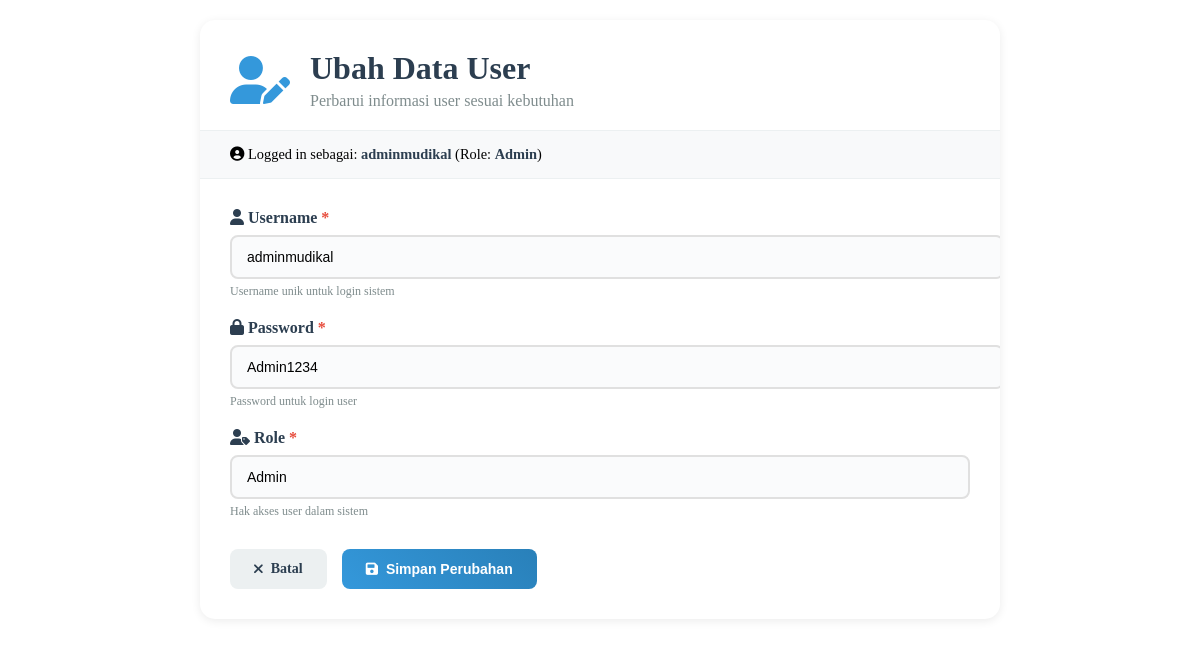
Screenshot of /PENAGATURAN/ubah.php?id=15 (signed in) with the database file from the repository.
### tables this page shows
CREATE TABLE `users` (
  `id_user` int(11) NOT NULL,
  `username` varchar(32) NOT NULL,
  `password` varchar(255) NOT NULL,
  `role` enum('Admin','Asesor','Asesi') NOT NULL,
  `id_referensi` int(11) DEFAULT NULL
);

### PENAGATURAN/ubah.php (the view, shortened to what this page needs)
<?php
include '../koneksi.php';
$user_data = [];
if (isset($_GET['id'])) {
    $id = intval($_GET['id']);
    $sql = "SELECT * FROM users WHERE id_user = ?";
    $stmt = mysqli_prepare($koneksi, $sql);
    if ($stmt) {
        mysqli_stmt_bind_param($stmt, "i", $id);
        mysqli_stmt_execute($stmt);
        $result = mysqli_stmt_get_result($stmt);
        if ($result && mysqli_num_rows($result) > 0) {
            $user_data = mysqli_fetch_assoc($result);
        } else {
            $message = "Data user tidak ditemukan.";
            $message_type = 'error';
        }
    }
} else {
    $message = "ID user tidak valid.";
    $message_type = 'error';
}
?>
<!DOCTYPE html>
<html lang="id">
<head>
    <link rel="stylesheet" href="https://cdnjs.cloudflare.com/ajax/libs/font-awesome/6.0.0/css/all.min.css">
</head>
<body>
    <div class="l-container">
        <div class="header">
            <i class="fas fa-user-edit"></i>
            <div>
                <h1>Ubah Data User</h1>
                <p>Perbarui informasi user sesuai kebutuhan</p>
            </div>
        </div>
        <div class="user-info">
            <i class="fas fa-user-circle"></i> Logged in sebagai:
            <span><?php echo htmlspecialchars($_SESSION['username'] ?? ''); ?></span>
            (Role: <span><?php echo htmlspecialchars($_SESSION['role'] ?? ''); ?></span>)
        </div>
        <?php if (!empty($user_data)): ?>
            <div class="form-container">
                <form method="post" action="" id="editUserForm">
                    <div class="form-group">
                        <label for="username" class="required">
                            <i class="fas fa-user"></i> Username
                        </label>
                        <input type="text"
                               id="username"
                               name="username"
                               value="<?php echo htmlspecialchars($user_data['username']); ?>"
                               required
                               maxlength="50">
                        <span class="form-hint">Username unik untuk login sistem</span>
                    </div>
                    <div class="form-group">
                        <label for="password" class="required">
                            <i class="fas fa-lock"></i> Password
                        </label>
                        <input type="text"
                               id="password"
                               name="password"
                               value="<?php echo htmlspecialchars($user_data['password']); ?>"
                               required>
                        <span class="form-hint">Password untuk login user</span>
                    </div>
                    <div class="form-group">
                        <label for="role" class="required">
                            <i class="fas fa-user-tag"></i> Role
                        </label>
                        <select id="role" name="role" required>
                            <option value="Admin" <?php echo ($user_data['role'] == 'Admin') ? 'selected' : ''; ?>>Admin</option>
                        </select>
                        <span class="form-hint">Hak akses user dalam sistem</span>
                    </div>
                    <div class="btn-container">
                        <a href="../BERANDA/UTAMA.php?page=../MANAGEMENT/tampil2.php" class="btn btn-secondary">
                            <i class="fas fa-times"></i> Batal
                        </a>
                        <button type="submit" name="update" class="btn btn-primary">
                            <i class="fas fa-save"></i> Simpan Perubahan
                        </button>
                    </div>
                </form>
            </div>
        <?php endif; ?>
    </div>
</body>
</html>

### PENAGATURAN/ubah.php (style rules this page uses)
.l-container { background: white; border-radius: 15px; box-shadow: 0 2px 10px rgba(0, 0, 0, 0.08); overflow: hidden; padding: 0; max-width: 800px; margin: 20px auto; }
.header { padding: 30px 30px 20px; display: flex; align-items: center; gap: 20px; border-bottom: 1px solid #ecf0f1; }
.header i { font-size: 48px; color: #3498db; }
.header h1 { color: #2c3e50; font-size: 2em; margin: 0; font-weight: 600; }
.header p { color: #7f8c8d; margin: 5px 0 0 0; font-size: 1em; }
.user-info { background: #f8f9fa; padding: 15px 30px; margin: 0; border-bottom: 1px solid #ecf0f1; font-size: 0.9em; }
.user-info span { font-weight: 600; color: #2c3e50; }
.form-container { padding: 30px; }
.form-group { margin-bottom: 20px; }
.form-group label { display: block; margin-bottom: 8px; font-weight: 600; color: #2c3e50; }
.form-group label.required::after { content: " *"; color: #e74c3c; }
.form-group input, .form-group select { width: 100%; padding: 12px 15px; border: 2px solid #e0e0e0; border-radius: 8px; font-size: 14px; transition: all 0.3s; background-color: #fafbfc; }
.form-hint { display: block; margin-top: 5px; font-size: 12px; color: #7f8c8d; }
.btn-container { display: flex; gap: 15px; margin-top: 30px; }
.btn { padding: 12px 24px; border: none; border-radius: 8px; text-decoration: none; font-weight: 600; display: inline-flex; align-items: center; gap: 8px; transition: all 0.3s ease; cursor: pointer; font-size: 14px; }
.btn-primary { background: linear-gradient(45deg, #3498db, #2980b9); color: white; }
.btn-secondary { background: #ecf0f1; color: #2c3e50; }
select { appearance: none; background-repeat: no-repeat; background-position: right 15px center; padding-right: 40px; }

### rows the page displays
users: username "adminmudikal", password "Admin1234", role "Admin"

### other values shown
$_SESSION['username'] "adminmudikal"
$_SESSION['role'] "Admin"
